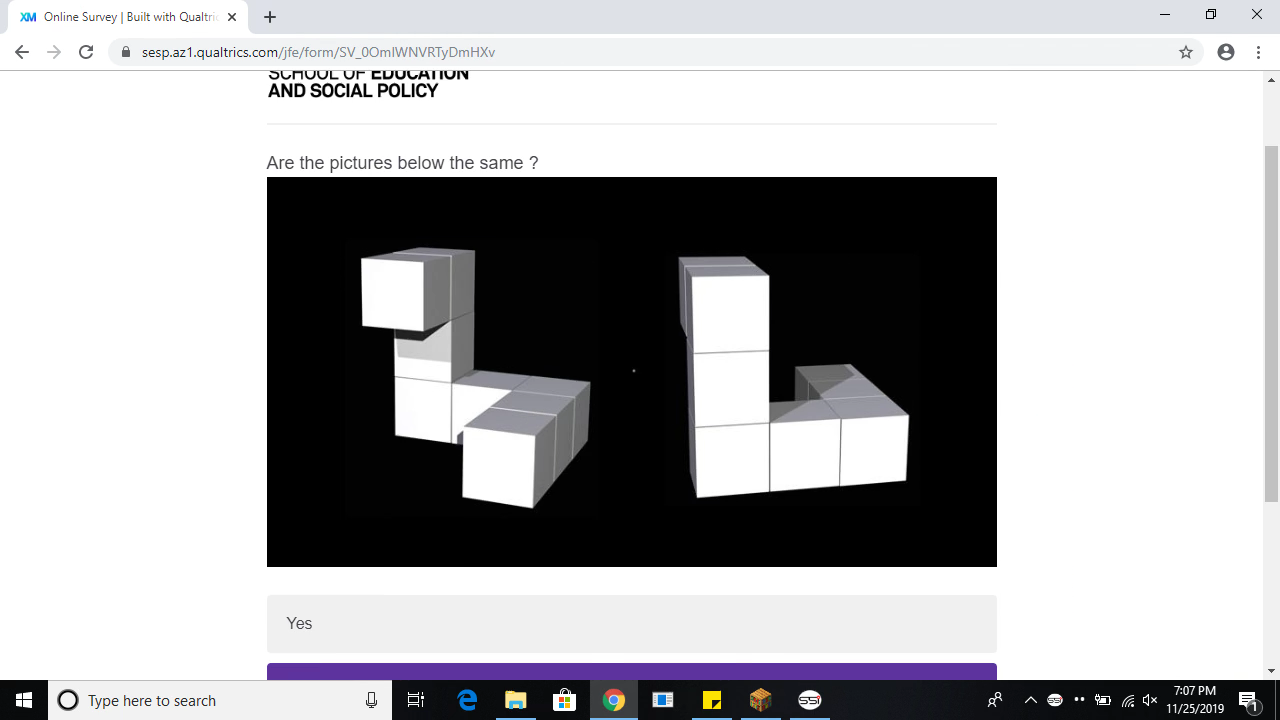
#> input picture middle.png, 1280 x 720 px, given in place of 01_compressed.mp4, which was not available
$ python videoParsing.py
#> lines starting #> are read from the running program, lines starting #| are printed output that depends on the picture; after the words box and inside, x2 and y2 are one past the last pixel; in counts of white or black regions, pixels touching at a corner belong together; pictures that were not available may be replaced by others from this repository, and a replacement may not be noted
### utils.py
import cv2
import numpy as np
import matplotlib.pyplot as plt


def template_helper(img, target):
    h = target.shape[0]
    w = target.shape[1]

    res = cv2.matchTemplate(img[:, :, 0], target[:, :, 0], cv2.TM_SQDIFF_NORMED)
    res += cv2.matchTemplate(img[:, :, 1], target[:, :, 1], cv2.TM_SQDIFF_NORMED)
    res += cv2.matchTemplate(img[:, :, 2], target[:, :, 2], cv2.TM_SQDIFF_NORMED)
    threshold = 0.001
    loc = np.where(res <= threshold)
    img_rgb = img.copy()

    for pt in zip(*loc[::-1]):
        cv2.rectangle(img_rgb, pt, (pt[0] + w, pt[1] + h), (0, 0, 255), 2)

    img_rgb = cv2.resize(img_rgb, (800, 450))
    cv2.imshow('Frame', img_rgb)
    if cv2.waitKey(0) & 0xFF == ord('q'):
        cv2.destroyAllWindows()

    return len(loc[0]) == 1 and len(loc[1]) == 1


# Find out if person is on the page of interest
def confirm_page(img):
    img2 = cv2.imread("bottom.png")
    target = img2[680:720, 590:638, :]
    return template_helper(img, target)


# Find out if person moved to next problem
def confirm_switch(img):
    img2 = cv2.imread("moving.png")
    target = img2[546:580, 941:997, :]
    return template_helper(img, target)

### cornerDetector.py
import cv2
import numpy as np
from matplotlib import pyplot as plt


def corner_detector(filename, draw=True, array=None, count=0):

    if array is None:
        # Reading image
        img2 = cv2.imread(filename, cv2.IMREAD_COLOR)

        # Reading same image in another variable and
        # converting to gray scale.
        img = cv2.imread(filename, cv2.IMREAD_GRAYSCALE)
    else:
        img2 = array

        img = cv2.cvtColor(img2, cv2.COLOR_RGB2GRAY)

    # Converting image to a binary image
    # (black and white only image).
    _, threshold = cv2.threshold(img, 110, 255,
                                 cv2.THRESH_BINARY)

    # Cut top and bottom
    threshold[677:720, 0:1280] = 0
    threshold[0:73, 0:1280] = 0

    # [7 lines of commented-out code are left out]
    contours, _ = cv2.findContours(threshold, cv2.RETR_TREE,
                                   cv2.CHAIN_APPROX_SIMPLE)

    targets = []
    case = ""

    # Searching through every region selected to
    # find the required polygon.
    for cnt in contours:
        area = cv2.contourArea(cnt)

        # Shortlisting the regions based on there area.
        if area > (44000 + 40 * 1280) and area < 1280 * 593:
            approx = cv2.approxPolyDP(cnt,
                                      0.009 * cv2.arcLength(cnt, True), True)

            # Approx is the coordinates of the corners.

            # Checking if the no. of sides of the selected region is 4.
            if len(approx) == 4:
                targets = approx
                case = "middle"
            elif len(approx) == 8:
                temp = []
                for i in approx:
                    temp.append(i[0][0])
                temp = np.argsort(temp)
                temp = np.delete(temp, [0, 1, 6, 7])
                approx = approx[temp]

                #
                for i in approx:
                    if i[0][1] == 73:
                        case = "top"
                        break
                    else:
                        case = "bottom"
                targets = approx

            # Checking if image wants to be drawn
            if draw and (len(approx) == 4 or len(approx) == 8):
                cv2.drawContours(img2, [approx], 0, (0, 0, 255), 5)
                for i in approx:
                    cv2.circle(img2, (i[0][0], i[0][1]), 3, 255, -1)

    # Showing the image along with outlined box.
    img2 = cv2.resize(img2, (800, 450))
    cv2.imshow('Frame', img2)
    if cv2.waitKey(0) & 0xFF == ord('q'):
        cv2.destroyAllWindows()

    return targets, case

### videoParsing.py
import cornerDetector
from moviepy.editor import *
import cv2
import matplotlib.pyplot as plt
import cornerDetector
import numpy as np
from utils import *

cap = cv2.VideoCapture("C://Users//marcj//Desktop//01_compressed.mp4")
count = 0
page_number = 0
stop = False
while cap.isOpened():
    ret, frame = cap.read()
#> frame is the input picture: shape (720, 1280, 3); mean B, G, R 177.2, 175.3, 175.6

    if not confirm_page(frame):
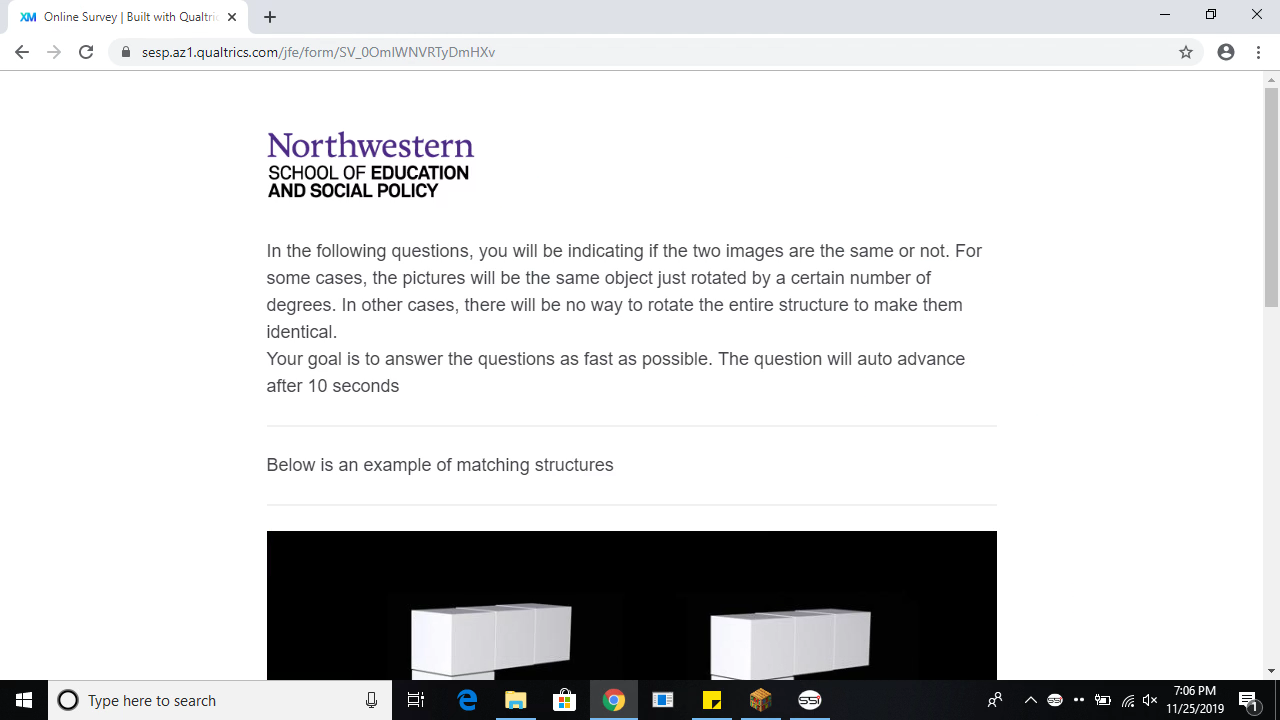
#> input picture bottom.png, 1280 x 720 px
#> in confirm_page, img2 is the input picture: shape (720, 1280, 3); mean B, G, R 215.5, 214.9, 214.7
#> in template_helper, `loc = np.where(res <= threshold)`: loc = ([680], [590])
#> the loop in template_helper, `for pt in zip(*loc[::-1]):` made 1 pass
#> pt on pass 1: (590, 680)
#> after the loop in template_helper, `for pt in zip(*loc[::-1]):`: img_rgb: shape (720, 1280, 3); 0.05% of pixels changed, all inside (x1, y1, x2, y2) = (589, 679, 640, 720)
#> (key q is pressed here)
        print("We are not at the page. Skipping til next photo.")
        continue

    print("We are at the selected page.")
    switch = confirm_switch(frame)
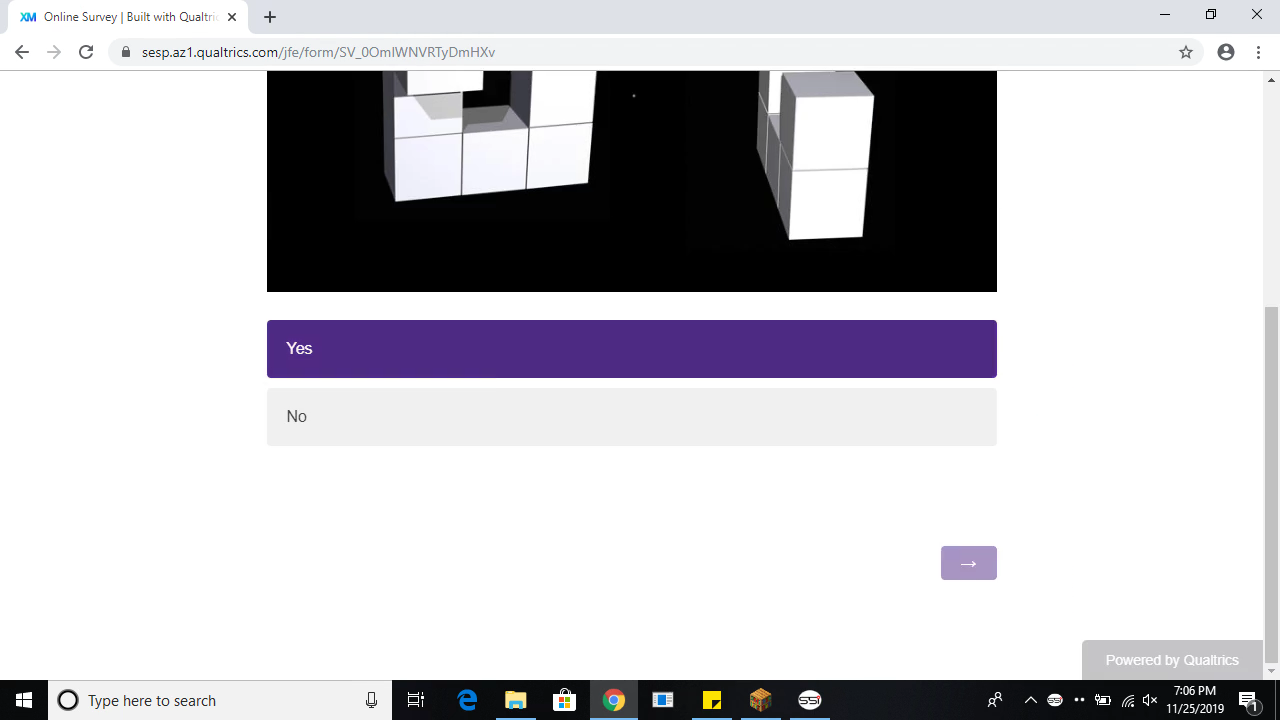
#> input picture moving.png, 1280 x 720 px
#> in confirm_switch, img2 is the input picture: shape (720, 1280, 3); mean B, G, R 201.9, 197.3, 198.6
#> (key Esc is pressed here)
#> switch = False

    if switch and not stop:
        print("We are going to the next page.")
        page_number += 1
        stop = True
    elif not switch and stop:
        print("We are going to the next page but we already acknowledged it.")
        stop = False
    else:
        print("This is a typical frame. No switching pages was detected.")
        # [4 lines of commented-out code are left out]

    count = count + 1

    corner, case = cornerDetector.corner_detector(filename=None, draw=True, array=frame, count=count)
#> in corner_detector, `_, threshold = cv2.threshold(img, 110, 255, cv2.THRESH_BINARY)`: threshold: shape (720, 1280); 70.2% white; 262 black regions (204 under 20 px), largest, box (x1, y1, x2, y2) and area: (267, 177, 997, 567) 225099, (267, 663, 1280, 720) 44006, (0, 680, 48, 720) 1721
#> in corner_detector, `threshold[0:73, 0:1280] = 0`:
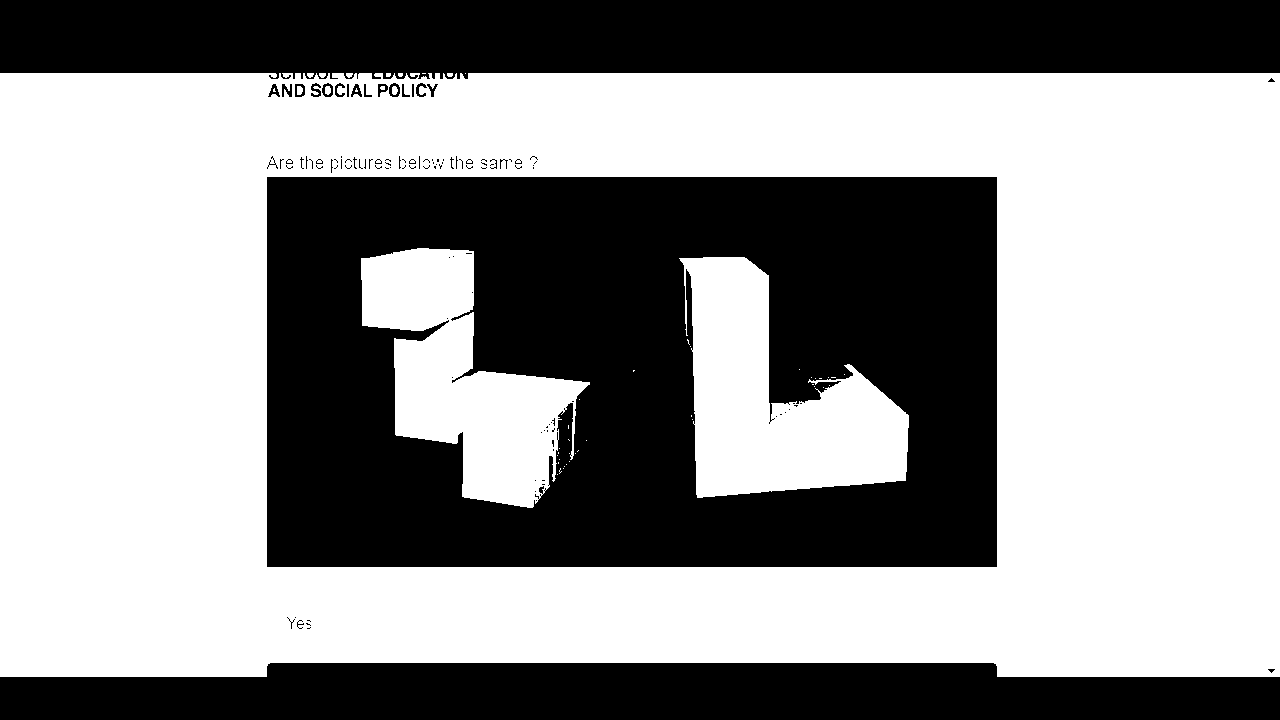
#> threshold: shape (720, 1280); 58.1% white; 115 black regions (93 under 20 px)
#> in corner_detector, `contours, _ = cv2.findContours(threshold, cv2.RETR_TREE, cv2.CHAIN_APP..`: contours = 292 contours, 243 with area under 20; largest, box (x1, y1, x2, y2) and area: (0, 73, 1280, 677) 760281, (266, 176, 998, 568) 285819, (679, 257, 909, 498) 30356, (361, 248, 590, 508) 28013, (388, 82, 401, 98) 148
#> the loop in corner_detector, `for cnt in contours:` made 292 passes
#> (area, targets) on pass 32: (285819, [[266, 177], [996, 176], [997, 566], [267, 567]])
#> area on passes 7, 9, 10, 18: 20, 760281, 23, 22.5
#> after the loop in corner_detector, `for cnt in contours:`:
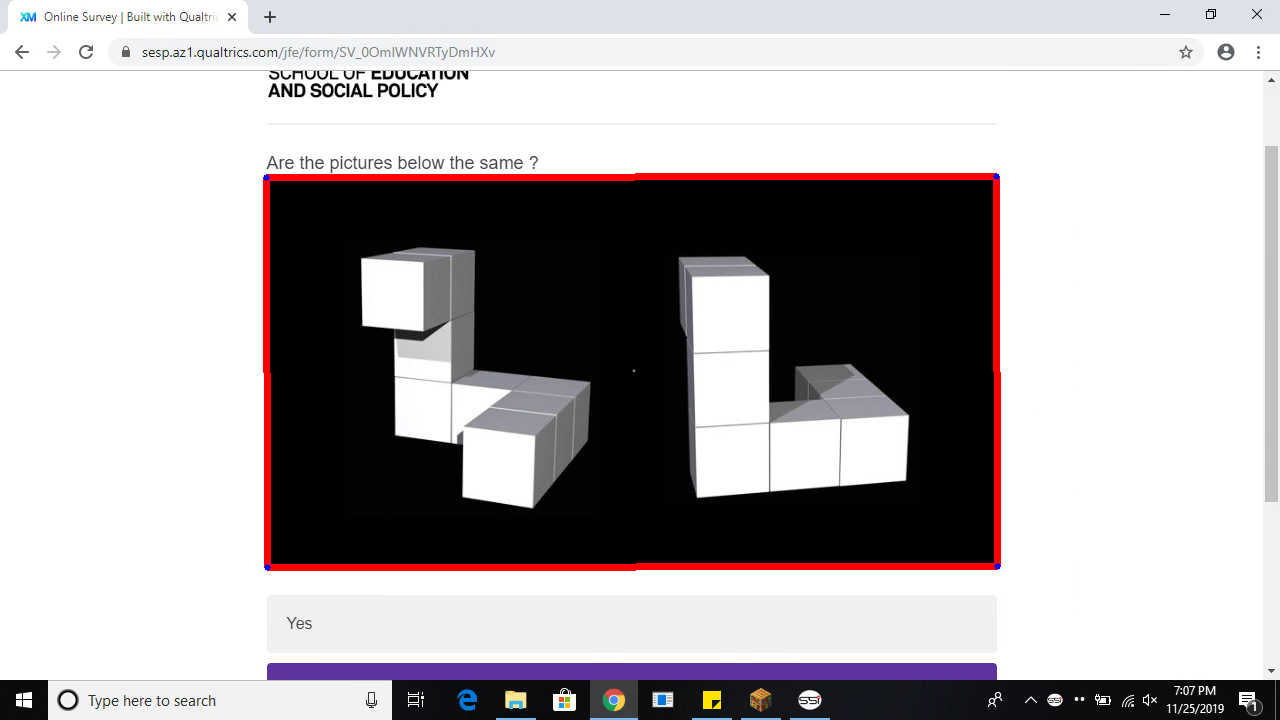
#> img2: shape (720, 1280, 3); 1.7% of pixels changed, all inside (x1, y1, x2, y2) = (263, 173, 1001, 571)
#> (key q is pressed here)
#> corner = [[266, 177], [996, 176], [997, 566], [267, 567]]; case = 'middle'

# TODO: Check page count and case. Implement multiple case option; use a dictionary.

cap.release()
cv2.destroyAllWindows()  # destroy all the opened windows

# [7 lines of commented-out code are left out]
